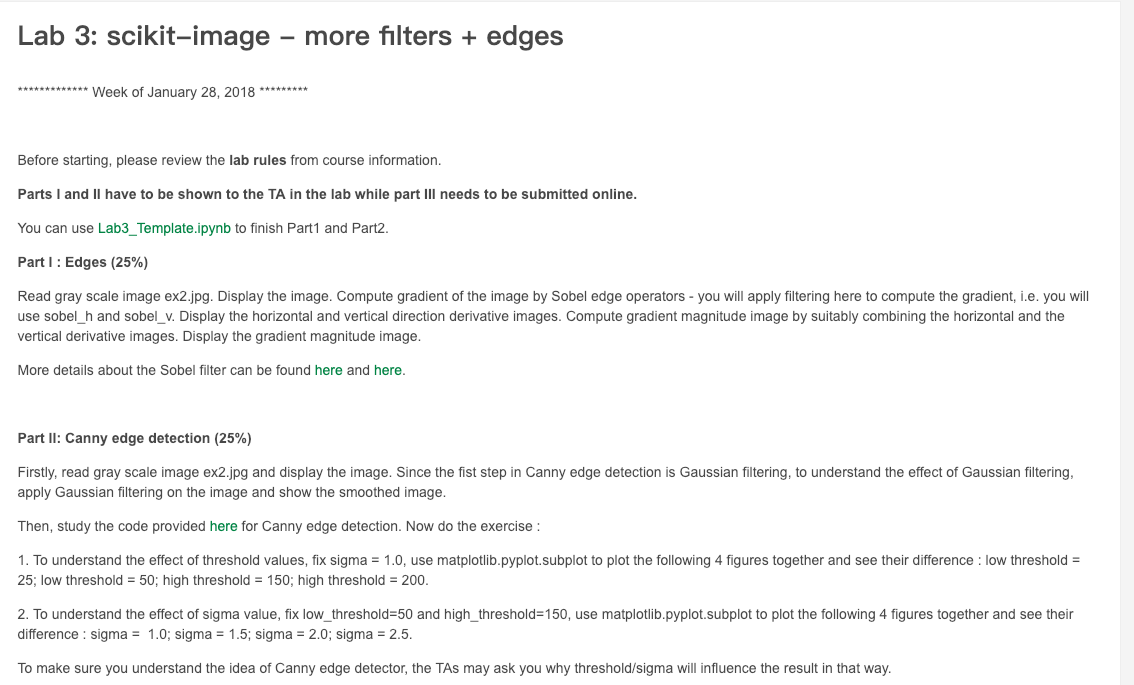
#> input picture lab3/instruction1.png, 1134 x 685 px, given in place of ex2.jpg, which was not available
$ jupyter execute --allow-errors 'Lab3_part1&part2.ipynb'   (shell and % lines are left out)   (older library calls are emulated)
#> lines starting #> are read from the running program, lines starting #| are printed output that depends on the picture; pictures that were not available may be replaced by others from this repository, and a replacement may not be noted
#> (a cell that did not finish here is left out)

[cell 2]
filename_ex1 = '/content/gdrive/My Drive/CMPUT 206 Wi19/Lab3_Files/ex1.jpg'
filename_ex2 = '/content/gdrive/My Drive/CMPUT 206 Wi19/Lab3_Files/ex2.jpg'

[cell 3]
#part1 with skimage
import skimage
import numpy as np
from skimage import io, img_as_ubyte
from matplotlib import pyplot as plt
from skimage.filters import sobel_h,sobel_v,sobel
from skimage.color import rgb2gray
from scipy.signal import convolve2d as conv2

def main():
  #initalization
  img2 = io.imread('/content/gdrive/My Drive/CMPUT 206 Wi19/Lab3_Files/ex2.jpg',as_grey=True)
#> img2: shape (685, 1134) float64; min 0.282, max 1, mean 0.965
  print(img2,"\n")
#> (printed output is left out)
  img2 = rgb2gray(img2)
  print(img2,"\n")
#> (printed output is left out)
  img2 = skimage.img_as_ubyte(img2, force_copy= False)
  #print(img2,"\n")
  filter2 = []
  Gx = []
  Gy =[]
  #normalization the image
  #img_eq = (img2 - np.amin(img2))/(np.amax(img2)-np.amin(img2))
  #print(img_eq,"\n")


  #sobel
  x_kernel = [[-1,0,1],[-2,0,2],[-1,0,1]]
  y_kernel = [[1,2,1],[0,0,0],[-1,-2,-1]]
  #Gx = conv2(img2, x_kernel, 'same')
  #Gy = conv2(img2, y_kernel, 'same')
  #print(Gx,"\n")
  Gx1 = sobel_h(img2)
  Gy1 = sobel_v(img2)
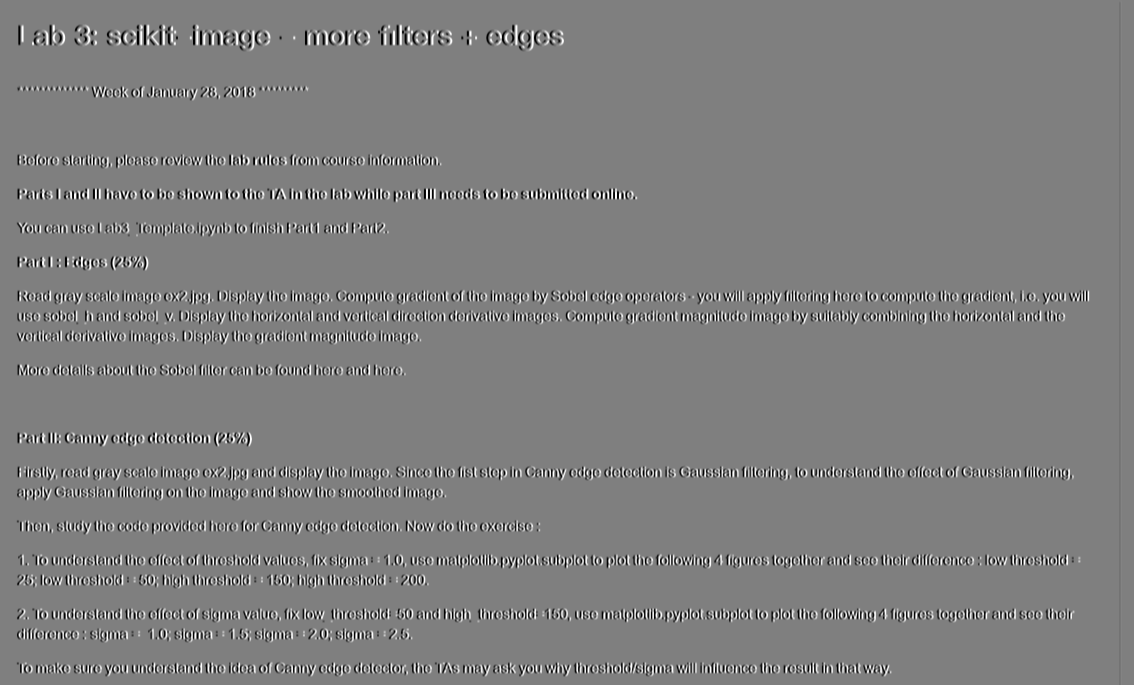
#> Gy1: shape (685, 1134) float64; min -0.718, max 0.718, mean -7.58e-05; drawn with min black and max white
  filter1 = sobel(img2)
  Gx1 = np.absolute(Gx1)
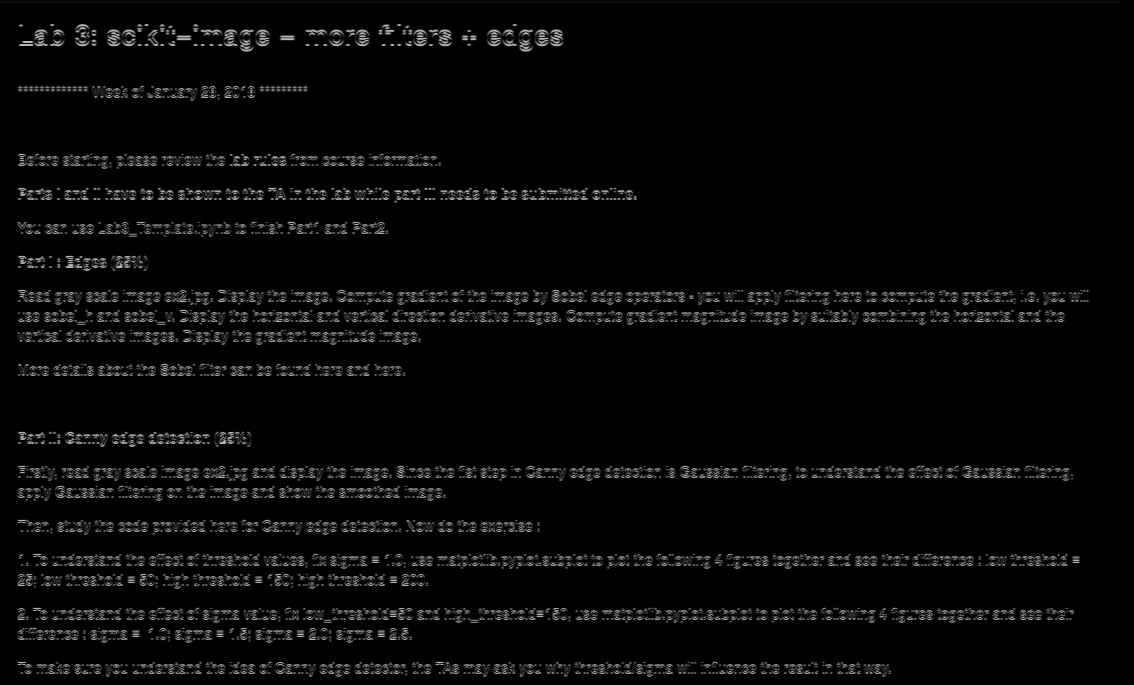
#> Gx1: shape (685, 1134) float64; min 0, max 0.718, mean 0.03
  Gy1 = np.absolute(Gy1)
  #filter1 = np.sqrt(np.power(Gx,2)+np.power(Gy,2))
  #plot
  plt.subplot(221), plt.imshow(img2,'gray'), plt.title('Original')
  plt.xticks([]), plt.yticks([])
  plt.subplot(222), plt.imshow(Gx1,'gray'), plt.title('Horizontal')
  plt.xticks([]), plt.yticks([])

  plt.subplot(223), plt.imshow(Gy1,'gray'), plt.title('Vertical')
  plt.xticks([]), plt.yticks([])
  plt.subplot(224), plt.imshow(filter1, 'gray'), plt.title('Sobel')
  plt.xticks([]), plt.yticks([])

  plt.show()

if __name__ == "__main__":
    main()

[cell 4]
#Your code here
#part1 with cv
import cv2, math
from matplotlib import pyplot as plt
import numpy as np


img2 = cv2.imread('/content/gdrive/My Drive/CMPUT 206 Wi19/Lab3_Files/ex2.jpg',0)
#> img2: shape (685, 1134); min 72, max 255, mean 246.2
filtered = []
Gx = []
Gy = []


# Formula extracted from https://en.wikipedia.org/wiki/Sobel_operator

Kx = np.array([[-1, 0, 1], [-2, 0, 2], [-1, 0, 1]])
Ky = np.array([[1, 2, 1], [0, 0, 0], [-1, -2, -1]])

Gx = cv2.filter2D(img2, -1, Kx)
Gy = cv2.filter2D(img2, -1, Ky)
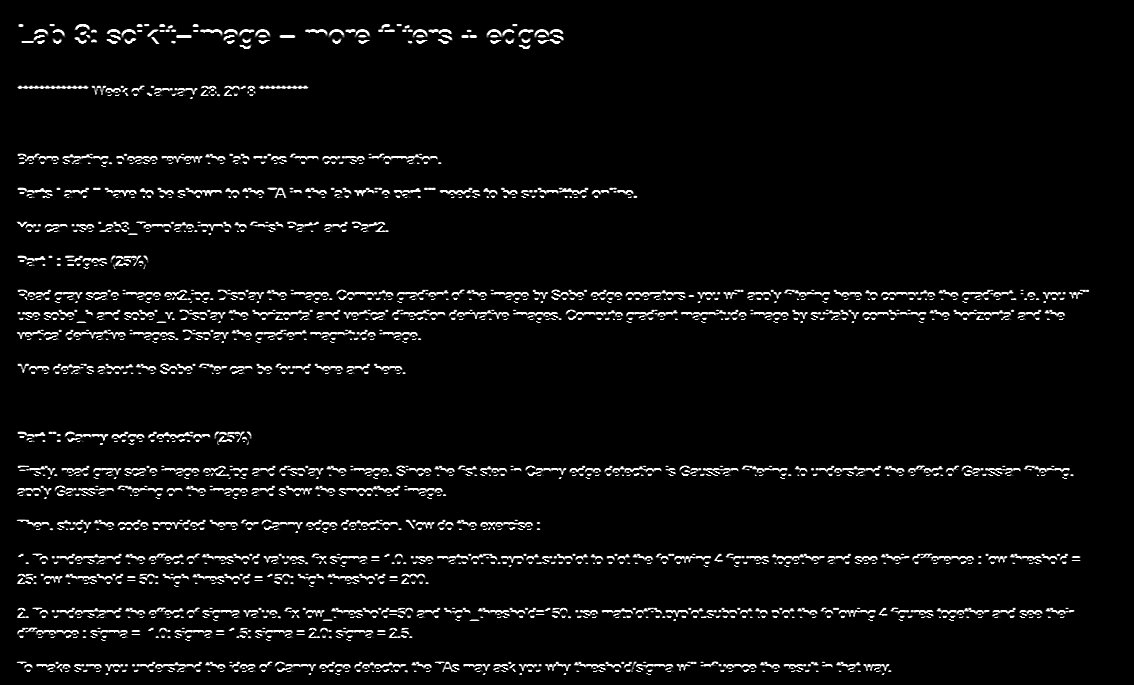
#> Gy: shape (685, 1134); min 0, max 255, mean 10.8

filtered = cv2.add(Gx, Gy)
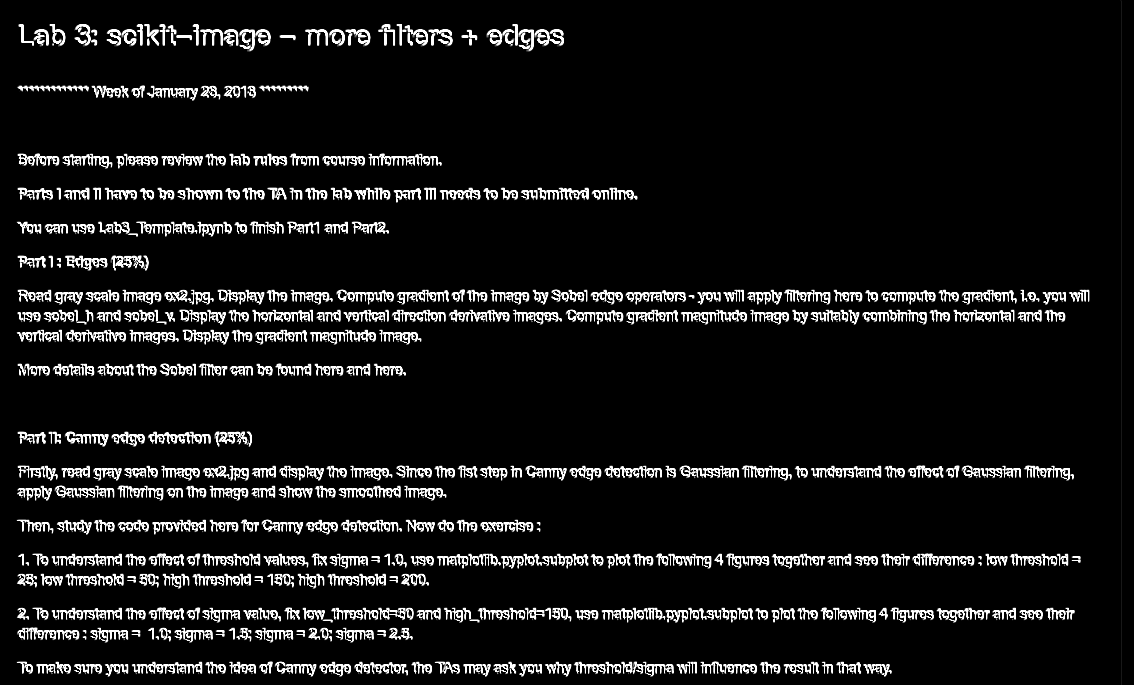
#> filtered: shape (685, 1134); min 0, max 255, mean 20.3


plt.subplot(221), plt.imshow(img2, 'gray'), plt.title('Original')
plt.xticks([]), plt.yticks([])
plt.subplot(222), plt.imshow(Gx, 'gray'), plt.title('Horizontal')
plt.xticks([]), plt.yticks([])
plt.subplot(223), plt.imshow(Gy, 'gray'), plt.title('Vertical')
plt.xticks([]), plt.yticks([])
plt.subplot(224), plt.imshow(filtered, 'gray'), plt.title('After')
plt.xticks([]), plt.yticks([])
plt.show()

[cell 5]
#part1 with skimage
import skimage
import numpy as np
from skimage import io, img_as_ubyte
from matplotlib import pyplot as plt
from skimage.filters import sobel_h,sobel_v,sobel
from skimage.color import rgb2gray
from scipy.signal import convolve2d as conv2

#initalization
img2 = io.imread('/content/gdrive/My Drive/CMPUT 206 Wi19/Lab3_Files/ex2.jpg',as_grey=True)
img2 = skimage.img_as_ubyte(img2, force_copy= False)


def sobel_handle(img2):
  filter1 = []
  Gx = []
  Gy =[]
  #sobel
  x_kernel = [[-1,0,1],[-2,0,2],[-1,0,1]]
  y_kernel = [[1,2,1],[0,0,0],[-1,-2,-1]]

  Gx = conv2(img2, x_kernel, 'same')
  Gy = conv2(img2, y_kernel, 'same')
  # [4 lines of commented-out code are left out]
  filter1 = np.sqrt(np.power(Gx,2)+np.power(Gy,2))
  Gx = np.absolute(Gx)
  Gy = np.absolute(Gy)
  return Gx, Gy,filter1
def plot(Gx1, Gy1,filter1):
  #plot
  plt.subplot(221), plt.imshow(img2, 'gray'), plt.title('Original')
  plt.xticks([]), plt.yticks([])
  plt.subplot(222), plt.imshow(Gx1, 'gray'), plt.title('Vertical')
  plt.xticks([]), plt.yticks([])

  plt.subplot(223), plt.imshow(Gy1, 'gray'), plt.title('Horizontal')
  plt.xticks([]), plt.yticks([])
  plt.subplot(224), plt.imshow(filter1, 'gray'), plt.title('Sobel')
  plt.xticks([]), plt.yticks([])

  plt.show()

def main():
  init()

  sobel_handle(img2)
  Gx, Gy,filter1 = sobel_handle(img2)

  plot(Gx, Gy,filter1)

#> (the rest of this cell did not finish here and is left out)

[cell 6]
#part2

import skimage
import numpy as np
from skimage import io, img_as_ubyte
from matplotlib import pyplot as plt
from skimage.filters import sobel_h,sobel_v,sobel
from skimage.color import rgb2gray
from scipy.signal import convolve2d as conv2
from skimage.filters import gaussian
from scipy import ndimage as ndi
from skimage import feature

#initalization
img = io.imread('/content/gdrive/My Drive/CMPUT 206 Wi19/Lab3_Files/ex2.jpg',as_grey=True)
img = skimage.img_as_ubyte(img2, force_copy= False)
#img_gauss = gaussian(img, sigma=15, multichannel=True)
img_guass = ndi.gaussian_filter(img, 5)
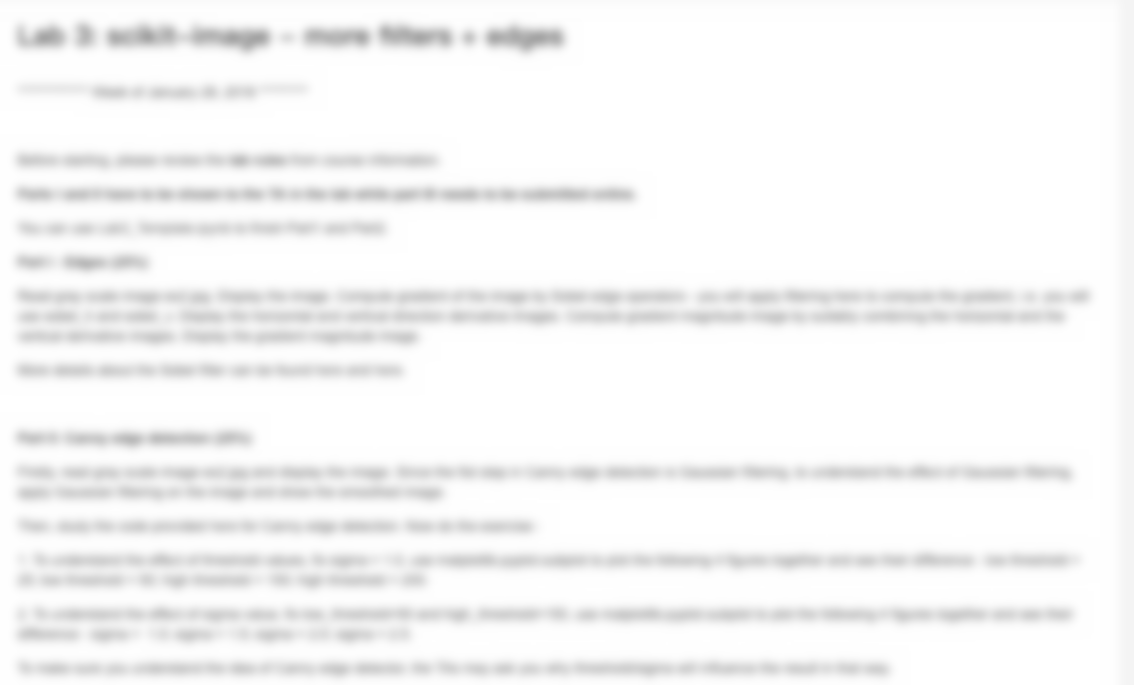
#> img_guass: shape (685, 1134); min 164, max 255, mean 245.6
plt.subplot(121), plt.imshow(img, 'gray'), plt.title('Original')
plt.xticks([]), plt.yticks([])
#> (the rest of this cell did not finish here and is left out)

$ run again, on lab3/instruction2.png
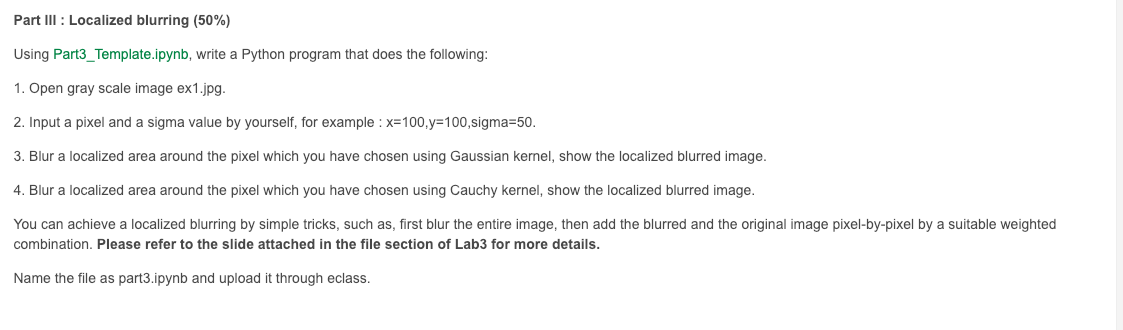
#> input picture lab3/instruction2.png, 1123 x 330 px, given in place of ex2.jpg, which was not available
#> (printed output is left out)
#> (printed output is left out)
#> `filtered = cv2.add(Gx, Gy)`:
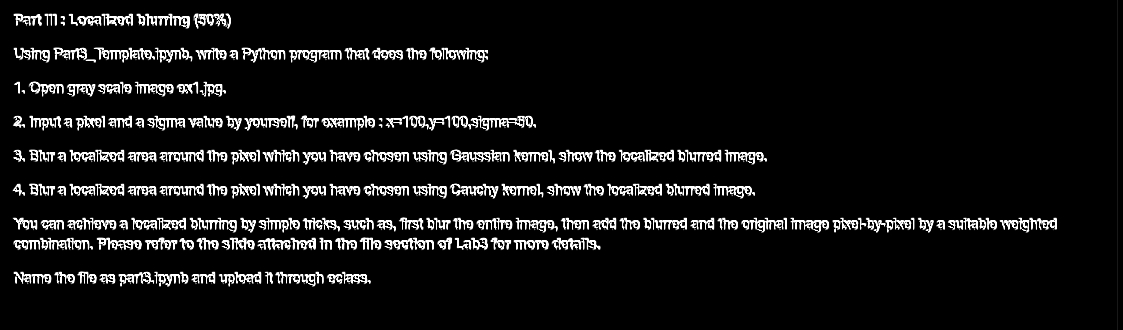
#> filtered: shape (330, 1123); min 0, max 255, mean 18.2
#> `img_guass = ndi.gaussian_filter(img, 5)`:
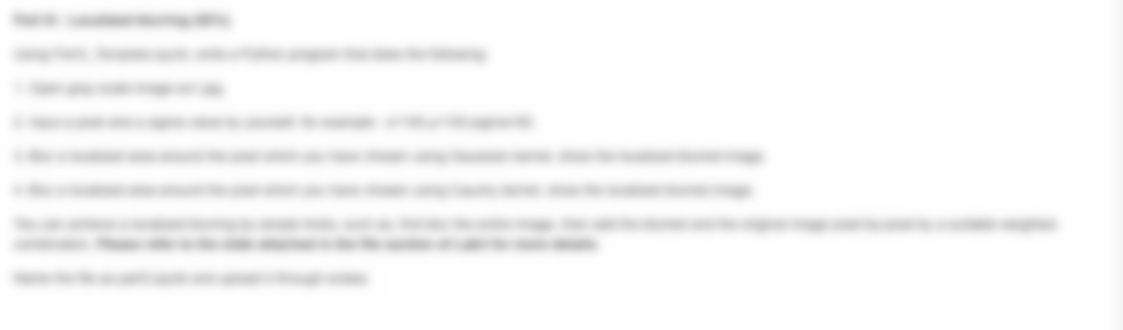
#> img_guass: shape (330, 1123); min 192, max 255, mean 246.8
